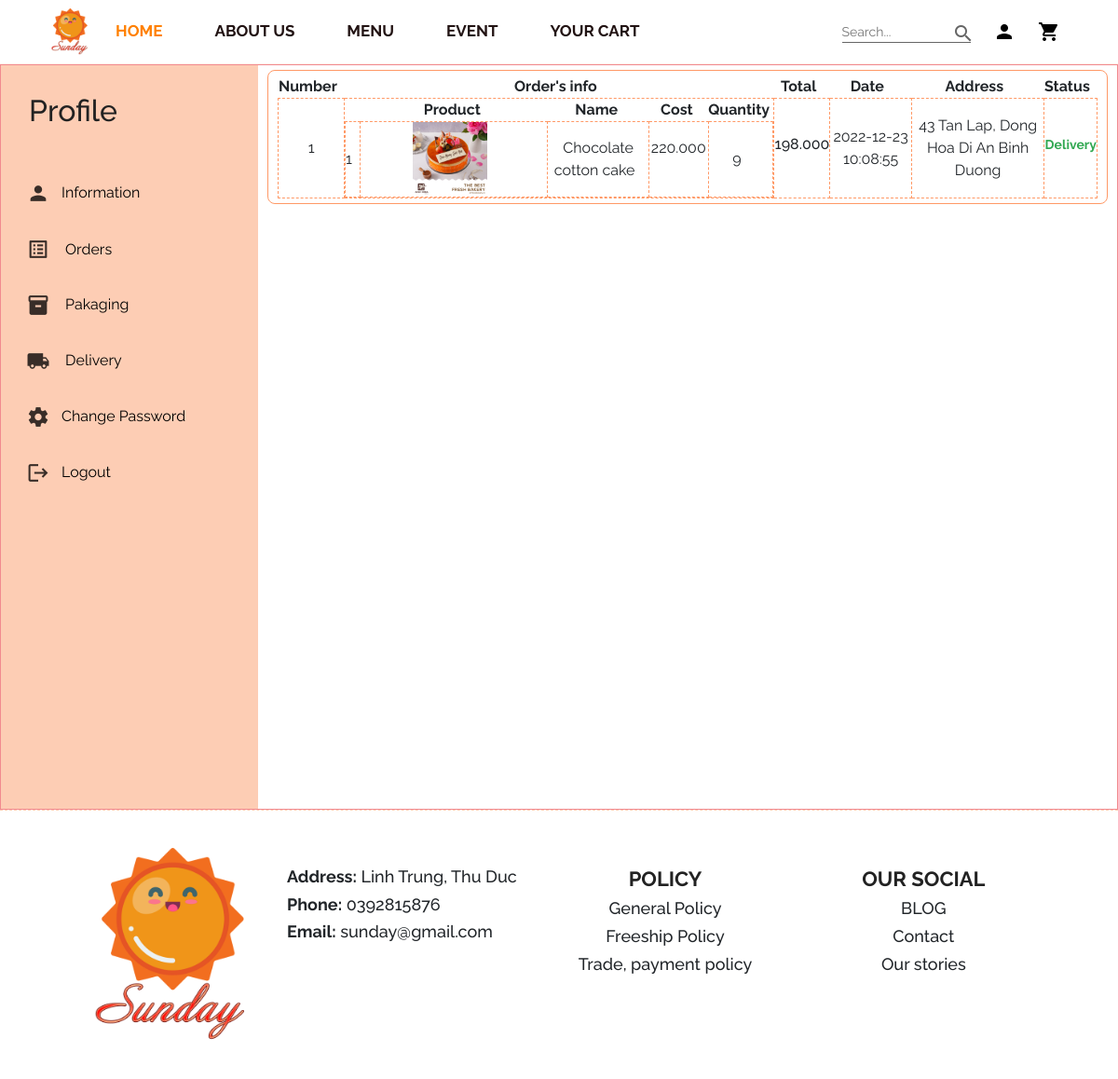
/userprofile.php?action=order2 (signed in), run on the app's committed database.
### tables this page shows
CREATE TABLE `orders` (
  `Ord_ID` int(11) NOT NULL,
  `Ord_Address` varchar(500) NOT NULL,
  `Ord_Date` datetime NOT NULL,
  `Ord_Date_Done` datetime NOT NULL DEFAULT current_timestamp(),
  `Ord_Total` bigint(20) NOT NULL,
  `Ord_Status` int(11) NOT NULL DEFAULT 0,
  `Cus_ID` int(11) NOT NULL
);

CREATE TABLE `order_details` (
  `Ord_ID` int(11) NOT NULL,
  `Pro_ID` int(11) NOT NULL,
  `Ordd_Amount` int(11) NOT NULL
);

CREATE TABLE `products` (
  `Pro_ID` int(11) NOT NULL,
  `Pro_Img` varchar(1000) NOT NULL,
  `Pro_Type` varchar(1000) NOT NULL,
  `Pro_Name` varchar(1000) NOT NULL,
  `Pro_Price` bigint(20) NOT NULL,
  `Pro_Rate` int(5) NOT NULL,
  `Pro_Info` varchar(2000) NOT NULL,
  `Pro_View` bigint(20) NOT NULL DEFAULT 0
);

### user-order-3.php (the view, shortened to what this page needs)
<?php
    if(isset($_SESSION['login']))
    {
        $number = 1;
        $ID_Cus = $_SESSION['login']['Cus_ID'];
        $SQLOrder = "SELECT * FROM `orders`, `customer` WHERE `orders`.`Cus_ID` = `customer`.`Cus_ID` AND `orders`.`Ord_Status` = '2' AND `orders`.`Cus_ID` = '$ID_Cus'";
        $Order = $con->query($SQLOrder);
        $total = mysqli_num_rows($Order);
?> <div class="wrap-classes-2">
        <div class="pf-order">
            <?php
                if($total <= 0)
                {
                    echo '<h1 style="letter-spacing: 2px;">Empty!</h1><br>';
                }
                else
                {
            ?>
                    <table align="center" id="loadorder">
                        <tr class="table-title">
                        <th>Number&nbsp;&nbsp;</th>
                        <th>Order's info&nbsp;&nbsp;</th>
                        <th>Total&nbsp;&nbsp;</th>
                        <th>Date&nbsp;&nbsp;</th>
                        <th>Address&nbsp;&nbsp;</th>
                        <th>Status&nbsp;&nbsp;</th>
                    </tr>
                        <?php
                            while($row = $Order->fetch_array())
                            {
                        ?>
                                <tr class="table-content">
                                    <td><?= $number++ ?></td>
                                    <td>
                                        <table >
                                        <tr class="table-title" id="tired-row">
                                            <th>&nbsp;</th>
                                            <th>Product&nbsp;</th>
                                            <th>Name&nbsp;</th>
                                            <th>Cost&nbsp;</th>
                                            <th>Quantity&nbsp;</th>
                                        </tr>
                                            <?php
                                                $num = 1;
                                                $ID_Order = $row['Ord_ID'];
                                                $SQLOrderDT = "SELECT * FROM `orders`, `order_details`, `products` WHERE `orders`.`Ord_ID` = `order_details`.`Ord_ID` AND `order_details`.`Pro_ID` = `products`.`Pro_ID` AND `orders`.`Ord_Status` = '2' AND `orders`.`Ord_ID` = '$ID_Order' AND `orders`.`Cus_ID` = '$ID_Cus'";
                                                $ODDT = $con->query($SQLOrderDT);
                                                while($row_1 = $ODDT->fetch_array())
                                                {
                                            ?>
                                                    <tr>
                                                        <td>
                                                            <?= $num++ ?>&nbsp;&nbsp;
                                                        </td>
                                                        <td>
                                                            <a href="Product_Detail.php?id=<?= $row_1['Pro_ID'] ?>" target="_blank"><img style="width: 40%; height: 40%; padding: 0;" src="<?= $row_1['Pro_Img'] ?>"></a>&nbsp;&nbsp;
                                                        </td>
                                                        <td>
                                                            <?= $row_1['Pro_Name'] ?>&nbsp;&nbsp;
                                                        </td>
                                                        <td>
                                                            <?= number_format($row_1['Pro_Price'], 0, ",", ".") ?> <small><strong><u> </u></strong></small>&nbsp;&nbsp;
                                                        </td>
                                                        <td>
                                                            <?= $row_1['Ordd_Amount'] ?>&nbsp;&nbsp;
                                                        </td>
                                                    </tr>
                                            <?php
                                                }
                                            ?>
                                        </table>
                                    </td>
                                    <td>
                                        <h3 ><?= number_format($row['Ord_Total'], 0, ",", ".") ?> <small><strong><u></u></strong></small></h3>
                                    </td>
                                    <td>
                                        <?= $row['Ord_Date'] ?>
                                    </td>
                                    <td>
                                        <?= $row['Ord_Address'] ?>
                                    </td>
                                    <td>
                                        <h4 style="color: #32a852; font-weight: bolder;">Delivery</h4>
                                    </td>
                                </tr>
                        <?php
                            }
                        ?>
                    </table>
            <?php
                }
            ?>
        </div>
    </div>
<?php
    }
?>

### css/style.css (style rules this page uses)
* { margin: 0; padding: 0; box-sizing: border-box; font-family: 'Raleway'; }
:root a { color: black; text-decoration: none; }
h4 { font-size: 20px; color: #222; }
body, input { width: 100%; font-family: 'Raleway'; }
a { text-decoration: none; color: #000; transition: all 0.3s ease; }
.wrap-classes-2 { border: none; padding: 5px 10px; align-items: flex-start; width: 100%; height: 100%; display: flex; flex-direction: column; justify-content: flex-start; }
.pf-order { border: none; padding: 5px 10px; align-items: flex-start; width: 100%; display: flex; flex-direction: column; justify-content: flex-start; border-radius: 8px; border: 1px solid #ff9966; }
.pf-order #loadorder table th { font-weight: bold; font-size: 16px; }
.pf-order #loadorder table tr { margin-bottom: 20px; }
.pf-order h3 { font-size: 16px; }
.pf-order h4 { font-size: 14px; }
.pf-order table tr>td { border: 1px dashed #ff9966; }
.wrap-classes-2 table th { text-align: center; justify-content: center; }
.wrap-classes-2 table tr { text-align: center; justify-content: center; }

### data on the page
orders: Ord_Total "198.000", Ord_Date "2022-12-23 10:08:55", Ord_Address "43 Tan Lap, Dong Hoa Di An Binh Duong"
order_details: Pro_ID.Pro_Img (picture), Pro_ID.Pro_Name "Chocolate cotton cake", Pro_ID.Pro_Price "220.000", Ordd_Amount "9"
